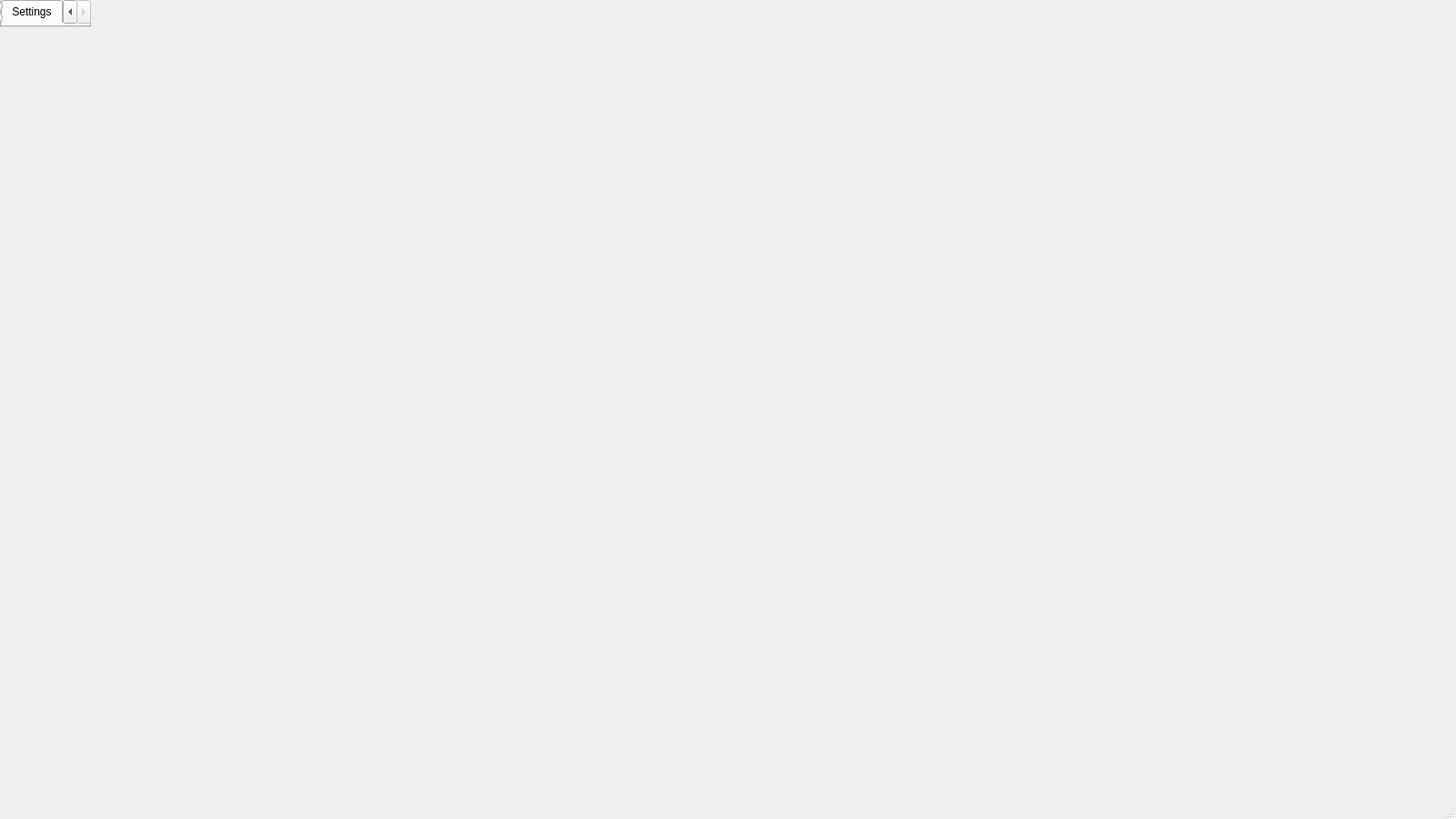
<?xml version="1.0" encoding="UTF-8"?>
<ui version="4.0">
 <class>MainWindow</class>
 <widget class="QMainWindow" name="MainWindow">
  <property name="geometry">
   <rect>
    <x>0</x>
    <y>0</y>
    <width>1600</width>
    <height>900</height>
   </rect>
  </property>
  <property name="minimumSize">
   <size>
    <width>0</width>
    <height>0</height>
   </size>
  </property>
  <property name="windowTitle">
   <string>MainWindow</string>
  </property>
  <widget class="QTabWidget" name="tabWidget">
   <property name="currentIndex">
    <number>2</number>
   </property>
   <widget class="DashboardTab" name="dashboardTab">
    <attribute name="title">
     <string>Dashboard</string>
    </attribute>
   </widget>
   <widget class="WeatherTab" name="weatherTab">
    <attribute name="title">
     <string>Weather</string>
    </attribute>
   </widget>
   <widget class="SettingsTab" name="settingsTab">
    <attribute name="title">
     <string>Settings</string>
    </attribute>
   </widget>
  </widget>
  <widget class="QStatusBar" name="statusBar"/>
 </widget>
 <customwidgets>
  <customwidget>
   <class>DashboardTab</class>
   <extends>QWidget</extends>
   <header>dashboardtab.h</header>
   <container>1</container>
  </customwidget>
  <customwidget>
   <class>WeatherTab</class>
   <extends>QWidget</extends>
   <header>weathertab.h</header>
   <container>1</container>
  </customwidget>
  <customwidget>
   <class>SettingsTab</class>
   <extends>QWidget</extends>
   <header>settingstab.h</header>
   <container>1</container>
  </customwidget>
 </customwidgets>
 <resources/>
 <connections/>
</ui>
